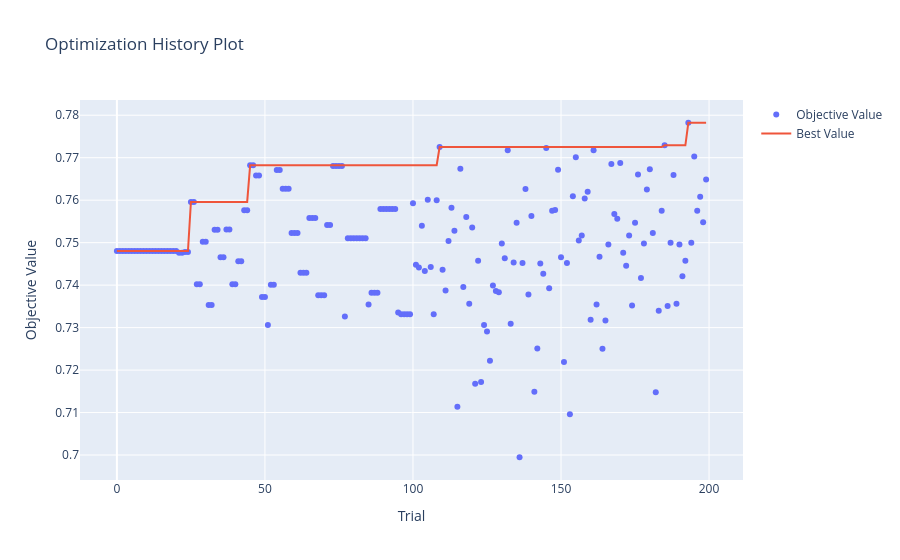

This figure's notebook cell:
### Code cell
# 1. Plot optimization history
fig_hist = plot_optimization_history(study)
fig_hist.show()

### Figure 1 — Plotly figure (JSON) as saved in the notebook; plotly's stock layout.template omitted (floating-point values rounded to 4 significant figures; data arrays with more than 128 entries replaced by an {"elided": "..."} marker saying what was removed)
{"data": [{"mode": "markers", "name": "Objective Value", "type": "scatter", "x": {"elided": "200 int values"}, "y": {"elided": "200 float values"}}, {"mode": "lines", "name": "Best Value", "type": "scatter", "x": {"elided": "200 int values"}, "y": {"elided": "200 float values"}}, {"marker": {"color": "#cccccc"}, "mode": "markers", "name": "Infeasible Trial", "showlegend": false, "type": "scatter", "x": [], "y": []}], "layout": {"title": {"text": "Optimization History Plot"}, "xaxis": {"title": {"text": "Trial"}}, "yaxis": {"title": {"text": "Objective Value"}}}}
